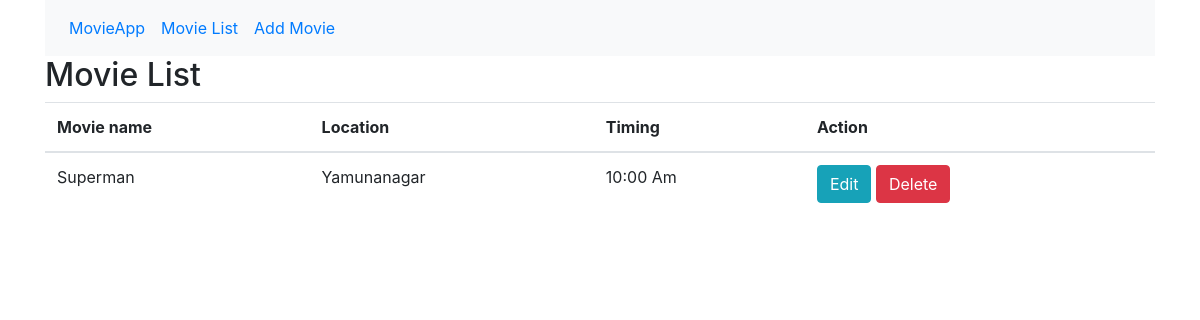
Before: / with the older database file.
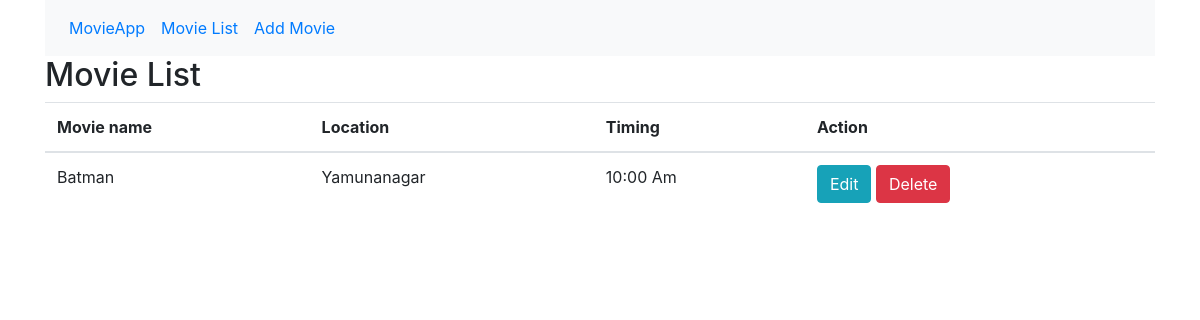
After: the same page with the newer database file.
### movie/models.py (models this page shows)
class movie(models.Model):
	name = models.CharField(max_length=100, blank=False)
	location = models.CharField(max_length=100,blank=False)
	timing = models.CharField(max_length=250,blank=False)

### movie/views.py (the view)
# urls.py: path('', list_movies, name='list_movies'),
def list_movies(request):
	movies = movie.objects.all()
	return render(request, "list_movies.html",{'movies':movies})

### templates/list_movies.html
{% extends 'base.html' %}
{% block content %}
  <h2>Movie List</h2>
  <table class="table table-hover">
    <thead>
      <tr>
        <th>Movie name</th>
        <th>Location</th>
        <th>Timing</th>
        <th>Action</th>
      </tr>
    </thead>
    <tbody>
     {% for movie in movies%}
      <tr>
        <td>{{movie.name}}</td>
        <td>{{movie.location}}</td>
        <td>{{movie.timing}}</td>
        <td>
          <a href="{% url 'edit_movie' movie.id %}" class="btn btn-info">Edit</a>
           <a href="{% url 'delete_movie' movie.id %}" class="btn btn-danger">Delete</a>
        </td>
      </tr>
     {% endfor %}
    </tbody>
  </table>
{% endblock %}

### templates/base.html (shortened to what this page needs)
<!DOCTYPE html>
<html lang="en">
<head>
  <link rel="stylesheet" href="https://maxcdn.bootstrapcdn.com/bootstrap/4.4.1/css/bootstrap.min.css">
</head>
<body>
	<div class="container">
		<nav class="navbar navbar-expand-sm bg-light">
			<ul class="navbar-nav">
			<li class="nav-item">
			  <a class="nav-link" href="">MovieApp</a>
			</li>
			<li class="nav-item">
			  <a class="nav-link" href="{% url 'list_movies'%}">Movie List</a>
			</li>
			<li class="nav-item">
			  <a class="nav-link" href="{% url 'add_movies'%}">Add Movie</a>
			</li>
			</ul>
		</nav>
		{% block content %}
		{% endblock %}
	</div>
</body>
</html>

Changed rows visible on the page:
changed movie "Yamunanagar": name "Superman" → "Batman"
